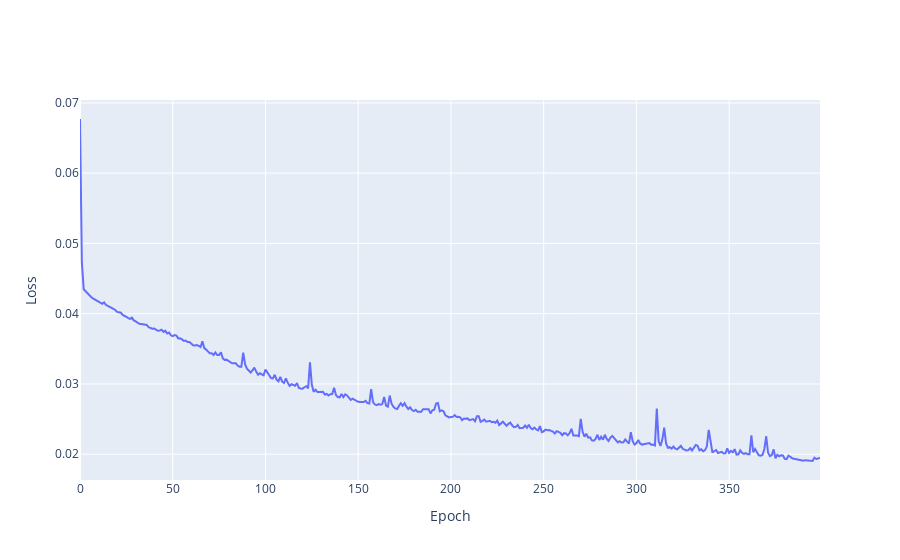

Source (notebook cell):
### Code cell
plot_loss(history)

### Figure 1 — Plotly figure (JSON) as saved in the notebook; plotly's stock layout.template omitted (floating-point values rounded to 4 significant figures; data arrays with more than 128 entries replaced by an {"elided": "..."} marker saying what was removed)
{"data": [{"mode": "lines", "name": "Training Loss", "type": "scatter", "x": {"elided": "400 int values"}, "y": {"elided": "400 float values"}}], "layout": {"xaxis": {"title": {"text": "Epoch"}}, "yaxis": {"title": {"text": "Loss"}}}}
